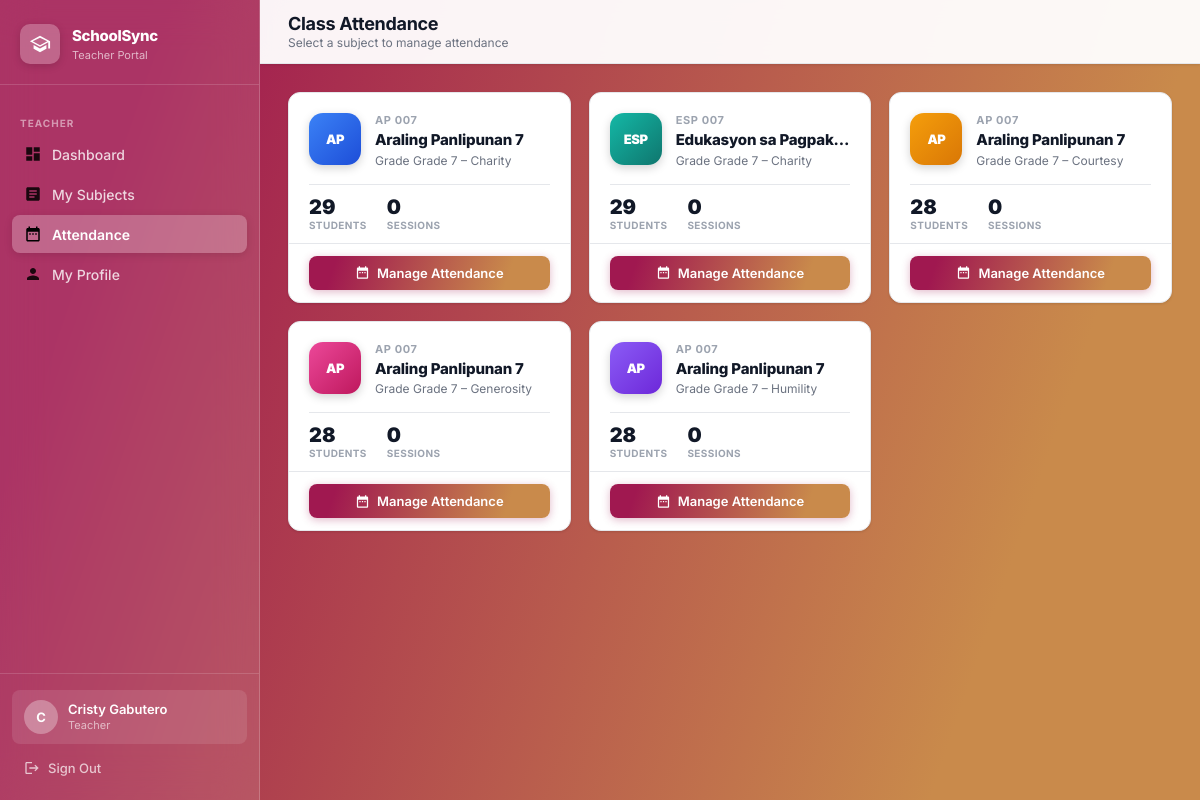
The app's page /teacher/attendance (signed in) with its own data.
### tables this page shows
CREATE TABLE sections (
        id INTEGER PRIMARY KEY AUTOINCREMENT,
        grade_level TEXT NOT NULL, section_name TEXT NOT NULL, adviser_id INTEGER, student_limit INTEGER DEFAULT 40, strand_id INTEGER REFERENCES strands(id) ON DELETE SET NULL,
        FOREIGN KEY (adviser_id) REFERENCES teachers(id) ON DELETE SET NULL);

### app.py (the view)
@app.route('/teacher/attendance')
@teacher_required
def teacher_attendance_home():
    tid  = session['teacher_id']
    conn = get_db()
    assignments = conn.execute(
        "SELECT DISTINCT sc.section_id, sc.subject_id, "
        "sec.section_name, sec.grade_level, sub.subject_name, sub.subject_code, "
        "(SELECT COUNT(*) FROM students s WHERE s.section_id=sc.section_id AND s.enrollment_status=\'Enrolled\') AS student_count, "
        "(SELECT COUNT(*) FROM attendance_events ae WHERE ae.section_id=sc.section_id AND ae.subject_id=sc.subject_id AND ae.teacher_id=?) AS event_count "
        "FROM schedules sc "
        "JOIN sections sec ON sc.section_id=sec.id "
        "JOIN subjects sub ON sc.subject_id=sub.id "
        "WHERE sc.teacher_id=? ORDER BY sec.grade_level, sec.section_name, sub.subject_name",
        (tid, tid)
    ).fetchall()
    conn.close()
    return render_template('teacher_attendance_home.html', assignments=assignments)

### app.py (called while the page is built)
def get_db():
    conn = sqlite3.connect(DATABASE)
    conn.row_factory = sqlite3.Row
    conn.execute("PRAGMA foreign_keys = ON")
    return conn

def teacher_required(f):
    @wraps(f)
    def decorated(*args, **kwargs):
        if 'teacher_id' not in session:
            return redirect(url_for('login'))
        return f(*args, **kwargs)
    return decorated

### templates/teacher_attendance_home.html (shortened to what this page needs)
{% extends "portal_layout.html" %}
{% block page_title %}Class Attendance{% endblock %}
{% block page_subtitle %}Select a subject to manage attendance{% endblock %}
{% block content %}
{% set GRADIENTS = [
  'linear-gradient(135deg,#3b82f6,#1d4ed8)',
  'linear-gradient(135deg,#14b8a6,#0f766e)',
  'linear-gradient(135deg,#f59e0b,#d97706)',
  'linear-gradient(135deg,#ec4899,#be185d)',
  'linear-gradient(135deg,#8b5cf6,#6d28d9)',
  'linear-gradient(135deg,#6366f1,#4338ca)',
  'linear-gradient(135deg,#06b6d4,#0e7490)',
  'linear-gradient(135deg,#22c55e,#15803d)',
  'linear-gradient(135deg,#f97316,#c2410c)',
  'linear-gradient(135deg,#0ea5e9,#0369a1)',
  'linear-gradient(135deg,#10b981,#065f46)',
  'linear-gradient(135deg,#ef4444,#b91c1c)'
] %}
{% if assignments %}
<div class="subj-grid">
  {% for a in assignments %}
  <div class="subj-card">
    <div class="subj-card-top">
      <div class="subj-icon" style="background:{{ GRADIENTS[loop.index0 % 12] }};">
        {{ a.subject_code[:3] if a.subject_code else '??' }}
      </div>
      <div class="subj-info">
        <div class="subj-code">{{ a.subject_code }}</div>
        <div class="subj-name" title="{{ a.subject_name }}">{{ a.subject_name }}</div>
        <div class="subj-section">Grade {{ a.grade_level }} – {{ a.section_name }}</div>
      </div>
    </div>
    <div class="subj-divider"></div>
    <div class="subj-stats">
      <div class="subj-stat">
        <div class="subj-stat-val">{{ a.student_count }}</div>
        <div class="subj-stat-lbl">Students</div>
      </div>
      <div class="subj-stat">
        <div class="subj-stat-val">{{ a.event_count }}</div>
        <div class="subj-stat-lbl">Sessions</div>
      </div>
    </div>
    <div class="subj-footer">
      <a href="{{ url_for('teacher_attendance_sheet', sec_id=a.section_id, sub_id=a.subject_id) }}"
         class="btn btn-primary" style="width:100%;justify-content:center;">
        <svg viewBox="0 0 24 24" fill="currentColor"><path d="M9 11H7v2h2v-2zm4 0h-2v2h2v-2zm4 0h-2v2h2v-2zm2-7h-1V2h-2v2H8V2H6v2H5c-1.11 0-1.99.9-1.99 2L3 20c0 1.1.89 2 2 2h14c1.1 0 2-.9 2-2V6c0-1.1-.9-2-2-2zm0 16H5V9h14v11z"/></svg>
        Manage Attendance
      </a>
    </div>
  </div>
  {% endfor %}
</div>
{% endif %}
{% endblock %}

### static/css/style.css (style rules this page uses)
:root { --brand-gradient: linear-gradient(109deg, rgba(160,24,80,1) 11.2%, rgba(201,138,75,1) 81.7%); --blue-course: linear-gradient(90deg, rgba(46,129,211,1) 0%, rgba(25,70,171,1) 100%); --teal-course: linear-gradient(90deg, rgba(76,187,149,1) 0%, rgba(38,117,105,1) 100%); --yellow-course: linear-gradient(90deg, rgba(241,218,0,1) 0%, rgba(233,164,0,1) 100%); --pink-course: linear-gradient(90deg, rgba(208,53,141,1) 0%, rgba(131,10,78,1) 100%); --dark-teal-course: linear-gradient(90deg, rgba(107,53,202,1) 0%, rgba(72,23,155,1) 100%); --medium-blue-course: linear-gradient(90deg, rgba(56,61,201,1) 0%, rgba(19,21,128,1) 100%); --mint-green-course: linear-gradient(90deg, rgba(87,209,218,1) 0%, rgba(41,123,146,1) 100%); --green-course: linear-gradient(90deg, rgba(87,219,56,1) 0%, rgba(52,164,50,1) 100%); --orange-course: linear-gradient(90deg, rgba(235,154,48,1) 0%, rgba(218,86,15,1) 100%); --slate-blue-course: linear-gradient(90deg, rgba(50,103,153,1) 0%, rgba(18,57,96,1) 100%); --dark-green-course: linear-gradient(90deg, rgba(49,123,100,1) 0%, rgba(22,71,79,1) 100%); --orange-red-course: linear-gradient(90deg, #f26a21 0%, #c0392b 100%); --sidebar-width: 260px; --header-height: 64px; --radius-sm: 8px; --radius-md: 12px; --radius-lg: 16px; --shadow-sm: 0 1px 3px rgba(0,0,0,.08), 0 1px 2px rgba(0,0,0,.04); --shadow-md: 0 4px 12px rgba(0,0,0,.10), 0 2px 4px rgba(0,0,0,.06); --shadow-lg: 0 10px 30px rgba(0,0,0,.14), 0 4px 8px rgba(0,0,0,.08); --text-primary: #111827; --text-secondary: #6b7280; --text-muted: #9ca3af; --border: #e5e7eb; --bg-page: #f3f4f6; --bg-white: #ffffff; --danger: #ef4444; --success: #22c55e; }
*,*::before,*::after { box-sizing:border-box;margin:0;padding:0 }
html { scroll-behavior:smooth }
body { font-family:'Inter',sans-serif;font-size:14px;color:var(--text-primary);background:var(--brand-gradient);min-height:100vh;-webkit-font-smoothing:antialiased }
a { text-decoration:none;color:inherit }
.btn { display:inline-flex;align-items:center;gap:7px;padding:9px 16px;border-radius:var(--radius-sm);font-family:'Inter',sans-serif;font-size:13px;font-weight:600;cursor:pointer;border:none;transition:opacity .2s,transform .15s,box-shadow .2s;white-space:nowrap }
.btn svg { width:15px;height:15px }
.btn-primary { background:var(--brand-gradient);color:white;box-shadow:0 2px 8px rgba(160,24,80,.3) }

### templates/teacher_attendance_home.html (style rules this page uses)
.subj-grid { display:grid;grid-template-columns:repeat(auto-fill,minmax(270px,1fr));gap:18px; }
.subj-card { background:var(--bg-white);border:1px solid var(--border);border-radius:var(--radius-md); box-shadow:var(--shadow-sm);display:flex;flex-direction:column; transition:box-shadow .2s,transform .2s;overflow:hidden; }
.subj-card-top { padding:20px 20px 16px;display:flex;align-items:flex-start;gap:14px; }
.subj-icon { width:52px;height:52px;border-radius:14px;flex-shrink:0; display:flex;align-items:center;justify-content:center; font-size:13px;font-weight:900;color:white;letter-spacing:-.5px; box-shadow:0 3px 10px rgba(0,0,0,.18); }
.subj-info { flex:1;min-width:0; }
.subj-code { font-size:11px;font-weight:700;text-transform:uppercase;letter-spacing:.6px; color:var(--text-muted);margin-bottom:3px; }
.subj-name { font-size:15px;font-weight:800;color:var(--text-primary);letter-spacing:-.2px; line-height:1.3;white-space:nowrap;overflow:hidden;text-overflow:ellipsis; }
.subj-section { font-size:12px;color:var(--text-secondary);margin-top:3px; }
.subj-divider { height:1px;background:var(--border);margin:0 20px; }
.subj-stats { padding:12px 20px;display:flex;gap:20px; }
.subj-stat { display:flex;flex-direction:column;gap:2px; }
.subj-stat-val { font-size:20px;font-weight:900;color:var(--text-primary);line-height:1; }
.subj-stat-lbl { font-size:10px;font-weight:700;text-transform:uppercase;letter-spacing:.4px;color:var(--text-muted); }
.subj-footer { padding:12px 20px;border-top:1px solid var(--border); }

### records on screen
sections: subject_code "ESP", subject_code "ESP 007", subject_name "Edukasyon sa Pagpak…", grade_level "Grade 7", section_name "Charity", student_count "29", event_count "0"

### other values on screen
{{ session.teacher_name[0]|upper }} "C"
{{ session.get('teacher_name') or session.get('student_name') or 'User' }} "Cristy Gabutero"
{{ a.subject_code[:3] if a.subject_code else '??' }} "AP" "AP" "AP" "AP"
{{ a.subject_code }} "AP 007" "AP 007" "AP 007" "AP 007"
{{ a.subject_name }} "Araling Panlipunan 7" "Araling Panlipunan 7" "Araling Panlipunan 7" "Araling Panlipunan 7"
{{ a.grade_level }} "Grade 7" "Grade 7" "Grade 7" "Grade 7"
{{ a.section_name }} "Charity" "Courtesy" "Generosity" "Humility"
{{ a.student_count }} "29" "28" "28" "28"
{{ a.event_count }} "0" "0" "0" "0"
